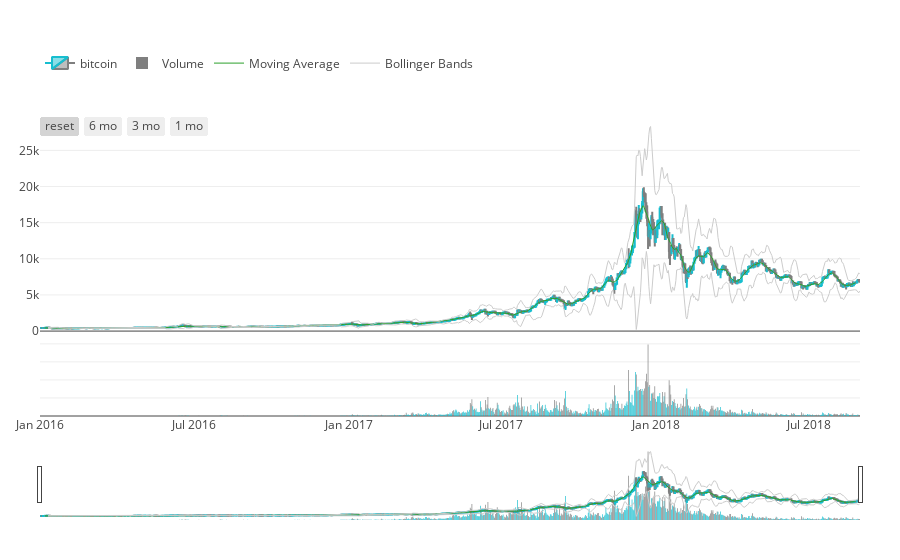

Notebook cell for this chart:
### Code cell
increasing_color = '#17BECF'
decreasing_color = '#7F7F7F'
data_plotly = []
layout = {
    'xaxis': {
        'rangeselector': {
            'visible': True
        }
    },
    # Adding a volume bar chart for candlesticks is a good practice usually
    'yaxis': {
        'domain': [0, 0.2],
        'showticklabels': False
    },
    'yaxis2': {
        'domain': [0.2, 0.8]
    },
    'legend': {
        'orientation': 'h',
        'y': 0.9,
        'yanchor': 'bottom'
    },
    'margin': {
        't': 40,
        'b': 40,
        'r': 40,
        'l': 40
    }
}

# Defining main chart
trace0 = go.Candlestick(
    x=bitcoin.index, open=bitcoin['open'], high=bitcoin['high'],
    low=bitcoin['low'], close=bitcoin['close'],
    yaxis='y2', name='bitcoin',
    increasing=dict(line=dict(color=increasing_color)),
    decreasing=dict(line=dict(color=decreasing_color)),
)

data_plotly.append(trace0)

# Adding some range buttons to interact
rangeselector = {
    'visible': True,
    'x': 0,
    'y': 0.8,
    'buttons': [
        {'count': 1, 'label': 'reset', 'step': 'all'},
        {'count': 6, 'label': '6 mo', 'step': 'month', 'stepmode': 'backward'},
        {'count': 3, 'label': '3 mo', 'step': 'month', 'stepmode': 'backward'},
        {'count': 1, 'label': '1 mo', 'step': 'month', 'stepmode': 'backward'},
    ]
}

layout['xaxis'].update(rangeselector=rangeselector)

# Setting volume bar chart colors
colors = []
for i, _ in enumerate(bitcoin.index):
    if i != 0:
        if bitcoin['close'].iloc[i] > bitcoin['close'].iloc[i-1]:
            colors.append(increasing_color)
        else:
            colors.append(decreasing_color)
    else:
        colors.append(decreasing_color)

trace1 = go.Bar(
    x=bitcoin.index, y=bitcoin['volume'],
    marker=dict(color=colors),
    yaxis='y', name='Volume'
)

data_plotly.append(trace1)

# Adding Moving Average
def moving_average(interval, window_size=10):
    window = np.ones(int(window_size)) / float(window_size)
    return np.convolve(interval, window, 'same')

trace2 = go.Scatter(
    x=bitcoin.index[5:-5], y=moving_average(bitcoin['close'])[5:-5],
    yaxis='y2', name='Moving Average',
    line=dict(width=1)
)

data_plotly.append(trace2)

# Adding boilinger bands
def bollinger_bands(price, window_size=10, num_of_std=5):
    rolling_mean = price.rolling(10).mean()
    rolling_std = price.rolling(10).std()
    upper_band = rolling_mean + (rolling_std * 5)
    lower_band = rolling_mean - (rolling_std * 5)
    return upper_band, lower_band

bb_upper, bb_lower = bollinger_bands(bitcoin['close'])

trace3 = go.Scatter(
    x=bitcoin.index, y=bb_upper,
    yaxis='y2', line=dict(width=1),
    marker=dict(color='#ccc'), hoverinfo='none',
    name='Bollinger Bands',
    legendgroup='Bollinger Bands'
)
data_plotly.append(trace3)

trace4 = go.Scatter(
    x=bitcoin.index, y=bb_lower,
    yaxis='y2', line=dict(width=1),
    marker=dict(color='#ccc'), hoverinfo='none',
    name='Bollinger Bands', showlegend=False,
    legendgroup='Bollinger Bands'
)
data_plotly.append(trace4)
fig = go.Figure(data=data_plotly, layout=layout)
py.iplot(fig, filename='bitcoin-candlestick')

### Figure 1 — Plotly figure (JSON) as saved in the notebook; plotly's stock layout.template omitted (floating-point values rounded to 4 significant figures; data arrays with more than 128 entries replaced by an {"elided": "..."} marker saying what was removed)
{"data": [{"close": {"elided": "973 float values"}, "decreasing": {"line": {"color": "#7F7F7F"}}, "high": {"elided": "973 float values"}, "increasing": {"line": {"color": "#17BECF"}}, "low": {"elided": "973 float values"}, "name": "bitcoin", "open": {"elided": "973 float values"}, "type": "candlestick", "uid": "1a1539c2-acf2-11e8-9bdb-0a580a0c0593", "x": {"elided": "973 str values"}, "yaxis": "y2"}, {"marker": {"color": {"elided": "973 str values"}}, "name": "Volume", "type": "bar", "uid": "1a153ef4-acf2-11e8-9bdb-0a580a0c0593", "x": {"elided": "973 str values"}, "y": {"elided": "973 float values"}, "yaxis": "y"}, {"line": {"width": 1}, "name": "Moving Average", "type": "scatter", "uid": "1a1541b0-acf2-11e8-9bdb-0a580a0c0593", "x": {"elided": "963 str values"}, "y": {"elided": "963 float values"}, "yaxis": "y2"}, {"hoverinfo": "none", "legendgroup": "Bollinger Bands", "line": {"width": 1}, "marker": {"color": "#ccc"}, "name": "Bollinger Bands", "type": "scatter", "uid": "1a154386-acf2-11e8-9bdb-0a580a0c0593", "x": {"elided": "973 str values"}, "y": {"elided": "973 float values"}, "yaxis": "y2"}, {"hoverinfo": "none", "legendgroup": "Bollinger Bands", "line": {"width": 1}, "marker": {"color": "#ccc"}, "name": "Bollinger Bands", "showlegend": false, "type": "scatter", "uid": "1a154502-acf2-11e8-9bdb-0a580a0c0593", "x": {"elided": "973 str values"}, "y": {"elided": "973 float values"}, "yaxis": "y2"}], "layout": {"legend": {"orientation": "h", "y": 0.9, "yanchor": "bottom"}, "margin": {"b": 40, "l": 40, "r": 40, "t": 40}, "xaxis": {"rangeselector": {"buttons": [{"count": 1, "label": "reset", "step": "all"}, {"count": 6, "label": "6 mo", "step": "month", "stepmode": "backward"}, {"count": 3, "label": "3 mo", "step": "month", "stepmode": "backward"}, {"count": 1, "label": "1 mo", "step": "month", "stepmode": "backward"}], "visible": true, "x": 0, "y": 0.8}}, "yaxis": {"domain": [0, 0.2], "showticklabels": false}, "yaxis2": {"domain": [0.2, 0.8]}}}
